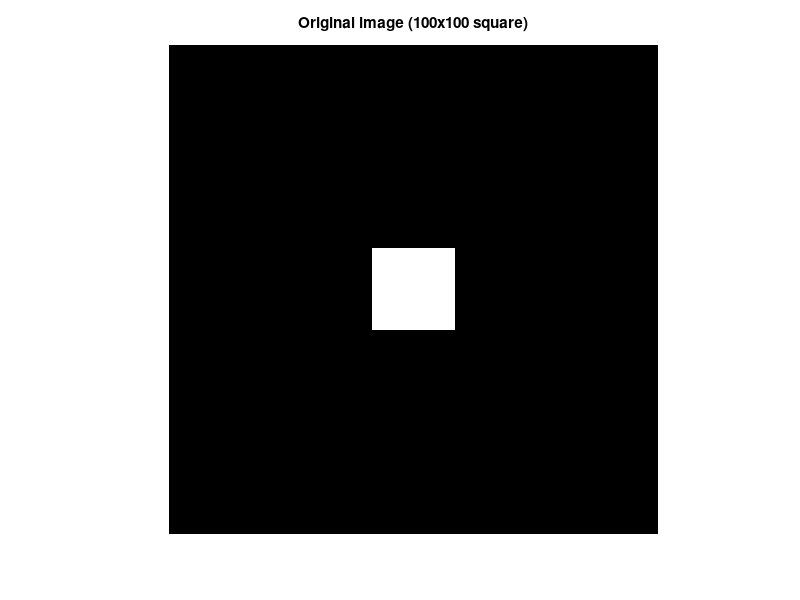
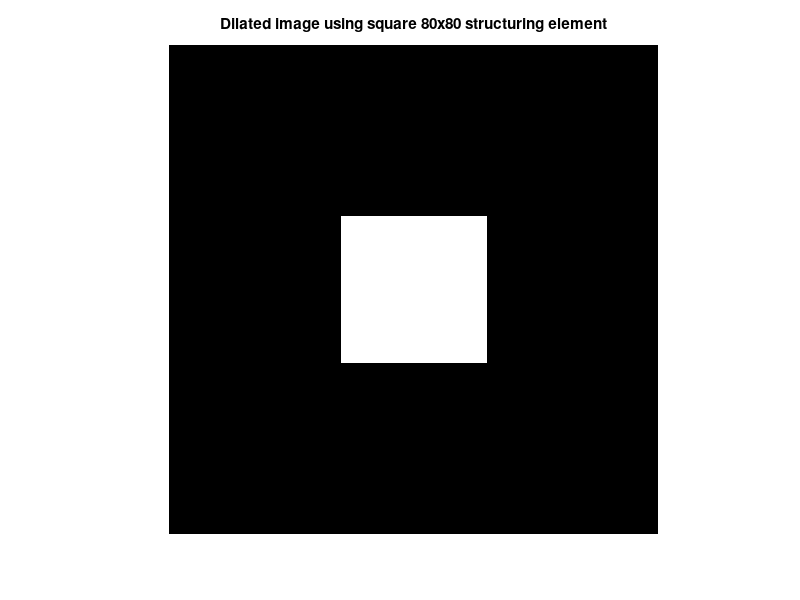
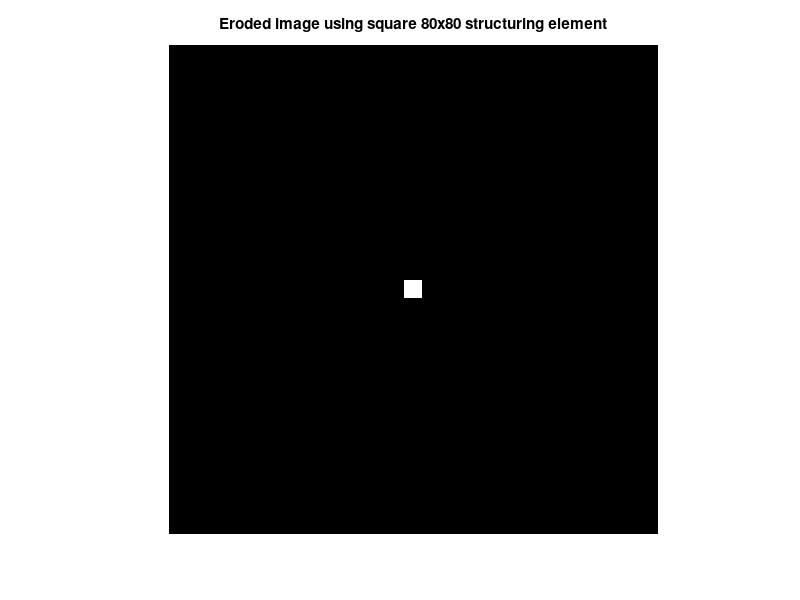
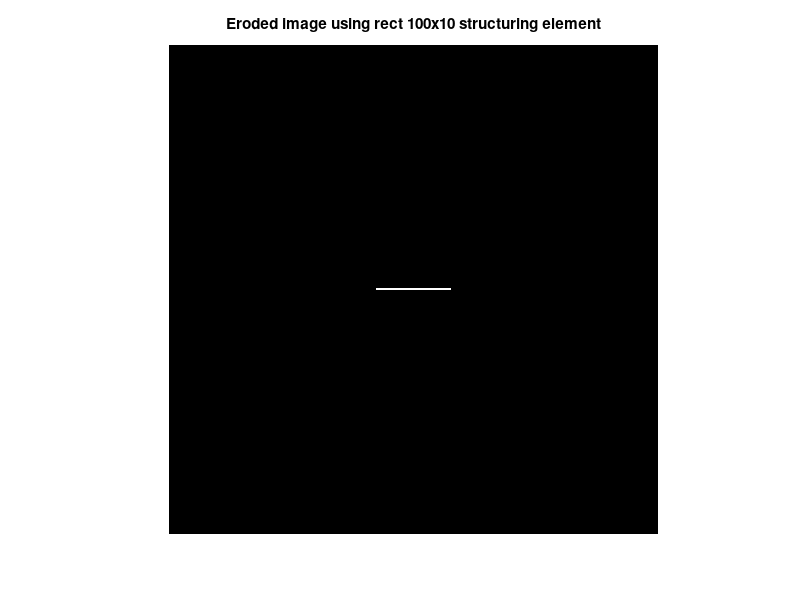

MATLAB code for these plots, in order: (Note: this script raises an error after producing the figures.)
%% ADVANCED TOPICS ON VIDEO PROCESSING 2ND MODULE %%%%%%%%%%%%%
%%%%%%%%%%%%%%%%%%%%%%%%%%%%%%%%%%%%%%%%%%%%%%%%%%%%%%%%%%%%%%%
%                   EXERCISES                                 %
%%%%%%%%%%%%%%%%%%%%%%%%%%%%%%%%%%%%%%%%%%%%%%%%%%%%%%%%%%%%%%%
%                  Exercises 6                                %
%%%%%%%%%%%%%%%%%%%%%%%%%%%%%%%%%%%%%%%%%%%%%%%%%%%%%%%%%%%%%%%
% Massimiliano Pierobon                                       %
%                                                             %
% Ph.D. student                                               %
% Politecnico di Milano                                       %
% DEI - Dipartimento di Elettronica e Informazione            %
% ISPG Lab V.le Rimembranze di Lambrate 14,                   %
% 20133 Milano (ITALY)                                        %
% Tel: +39 02 2399 9640                                       %
% Fax: +39 02 2399 9611                                       %
% e-mail: pierobon@elet.polimi.it                             %
%%%%%%%%%%%%%%%%%%%%%%%%%%%%%%%%%%%%%%%%%%%%%%%%%%%%%%%%%%%%%%%
% Modified by Daniela Donno for year 2008/09                  %
%%%%%%%%%%%%%%%%%%%%%%%%%%%%%%%%%%%%%%%%%%%%%%%%%%%%%%%%%%%%%%%
% modified by Emanuele Plebani for year 2011-2012             %
% e-mail: eplebani@elet.polimi.it                             %
%%%%%%%%%%%%%%%%%%%%%%%%%%%%%%%%%%%%%%%%%%%%%%%%%%%%%%%%%%%%%%%


%% Morphological operators on binary images (erosion/dilation)
clc;
clear all;
close all;

A = zeros(600,600);
A(250:350,250:350) = 1;
A = im2bw(A, 0.5);
figure
imshow(A); title('Original image (100x100 square)');

B = strel('square', 80);

A_dil_B = imdilate(A,B);
figure
imshow(A_dil_B);
title('Dilated image using square 80x80 structuring element');

A_er_B = imerode(A,B);
figure
imshow(A_er_B);
title('Eroded image using square 80x80 structuring element');

B_ = strel('rectangle', [100 10]);
A_er_B_ = imerode(A,B_);
figure
imshow(A_er_B_);
title('Eroded image using rect 100x10 structuring element');

%% Morphological operators on real-world binary images
clc;
clear all;
close all;

A = im2bw(imread('Lena_grayscale.bmp'), 0.6);
% A = im2bw(imread('trees_gray.bmp'), 0.5);
figure
imshow(A); title('Original image');


% B = strel('square', 5);
% B = strel('disk', 3, 0);
% B = strel('line', 9, 45);
% B = strel('line', 9, 135);
% B = strel('line', 100, 45);
% B = strel('line', 100, 135);
B = strel('arbitrary', [1 1 1 1; 1 1 1 0; 1 1 0 0; 1 0 0 0]);


A_dil_B = imdilate(A, B);
figure
imshow(A_dil_B); title('Dilated image using structuring element');


A_er_B = imerode(A, B);
figure
imshow(A_er_B); title('Eroded image using structuring element');


A_er_dil_B = imdilate(A_er_B, B);
figure
imshow(A_er_dil_B);
title('Eroded and dilated image using structuring element');

%% Erosion, then dilation to eliminate details under a given size
clc;
clear all;
close all;

A = zeros(600,600);
% rand() gives uniformly distributed between 0 and 1
% for i=1:100
%     % 10x10 square
%     A((1:10) + floor(rand(1)*590), (1:10) + floor(rand(1)*590)) = 1;
% end
% for i=100:160
%     % 30x30 square
%     A((1:30) + floor(rand(1)*590), (1:30) + floor(rand(1)*590)) = 1;
% end

for i=1:150
    w = floor(rand(1) * 40);
    A((1:w) + floor(rand(1)*590), (1:w) + floor(rand(1)*590)) = 1;
end

A = im2bw(A, 0.5);
figure
imshow(A); title('Original image');

B = strel('square', 30);
% B = strel('disk', 15, 0);

A_er_B = imerode(A, B);
figure
imshow(A_er_B);
title('Eroded image using 30x30 square structuring element');

A_er_dil_B = imdilate(A_er_B, B);
figure
imshow(A_er_dil_B);
title('Dilated image using 30x30 square structuring element');


%% Dilation to improve the legibility of a text
clc;
clear all;
close all;

% Here black = 1 (text) and white = 0 (no text)
% color encoding is black = 0, white = 1 so we need the negative image 
A = ~im2bw(imread('Zisserman_page_thr_140_full.jpg'), 0.5);
figure
imshow(~A); title('Low legibility text');

B = strel('arbitrary', [0 1 0; 1 1 1; 0 1 0]);

A_dil_B = imdilate(A, B);
figure
imshow(~A_dil_B); title('Dilated text using default structuring element');

%% Opening and closing for bw image filtering
clc;
clear all;
close all;

A = double(imread('fingerprint.gif'));
imshow(A), title('Noisy fingerprint');

B = strel('arbitrary', [1 1 1; 1 1 1; 1 1 1]);

% opening (erosion followed by dilation)
A_op_B = imopen(A, B);
figure, imshow(A_op_B), title('Fingerprint + opening');

% closing (dilation followed by erosion)
A_cl_B = imclose(A_op_B, B);
figure, imshow(A_cl_B), title('Final filtered fingerprint');

%% Hit-or-miss operator
clc;
clear all;
close all;

A = zeros(600,600);
A(100:500, 100:260) = 1;  % rectangle
A(120:200, 400:480) = 1;  % small square
A(350:449, 420:519) = 1;  % big square
A = im2bw(A, 0.5);
figure
imshow(A); title('Original image');

B = strel('square', 100); % big square template
A_er_B = imerode(A, B);
figure, imshow(A_er_B), title('Image eroded with template');

wb_matrix = ones(120);
wb_matrix(10:110, 10:110) = 0; % local background
WB = strel('arbitrary', wb_matrix);
A_c_er_WB = imerode(~A, WB);
figure, imshow(A_c_er_WB);
title('Complimentary image eroded with template');

hit_image = A_er_B & A_c_er_WB;
figure, imshow(hit_image), title('Template matches in the image');
pause

hit_image = bwhitmiss(A, B, WB);
figure, imshow(hit_image), title('Template matches (matlab function)');

[i, j] = find(hit_image);
fprintf('Final coordinates: %d, %d\n', i, j);

%% Boundary extraction
clc;
clear all;
close all;

im = imread('coins.png');
A = im2bw(im, 0.37);
imshow(A), title('Original image');

% border image
%B = strel('arbitrary', [1 1 1; 1 1 1; 1 1 1]);  % 8-connected
B = strel('arbitrary', [0 1 0; 1 1 1; 0 1 0]);  % 4-connected

A_borders = A - imerode(A, B);
figure, imshow(A_borders), title('Image borders');

A_borders = bwperim(A);
figure, imshow(A_borders), title('Image borders (Matlab function)');

%% Advanced binary operators
clc;
clear all;
close all;

A = imread('circles.png');
figure, imshow(A), title('Original image');

% convex hull
CH = bwconvhull(A);
figure, imshow(CH), title('Convex Hull image');


A = imread('circbw.tif');
figure, imshow(A), title('Original image');

% label connected components
labels = bwlabel(A, 8); % 8-connected regions
figure, imagesc(labels), axis off, title('Connected regions');

% thinning
thin = bwmorph(A, 'thin', Inf);  % thinning operator
figure, imshow(thin), title('Thinning');

% skeletonization
skel = bwmorph(A, 'skel', Inf);   % skeletonization operator
figure, imshow(skel), title('Skeleton');

%% Grayscale dilation and erosion
clc;
clear all;
close all;

A = imread('cameraman.tif');
imshow(A), title('Original')

B = strel('disk', 5);
% B = strel('disk', 3);

% dilation: local maximum
A_dil_B = imdilate(A, B);
figure, imshow(A_dil_B), title('Dilated');

% erosion: local minimum
A_er_B = imerode(A, B);
figure, imshow(A_er_B), title('Eroded');

% morphological gradient
A_morph_grad = A_dil_B - A_er_B;
figure, imshow(A_morph_grad), title('Morphological gradient');